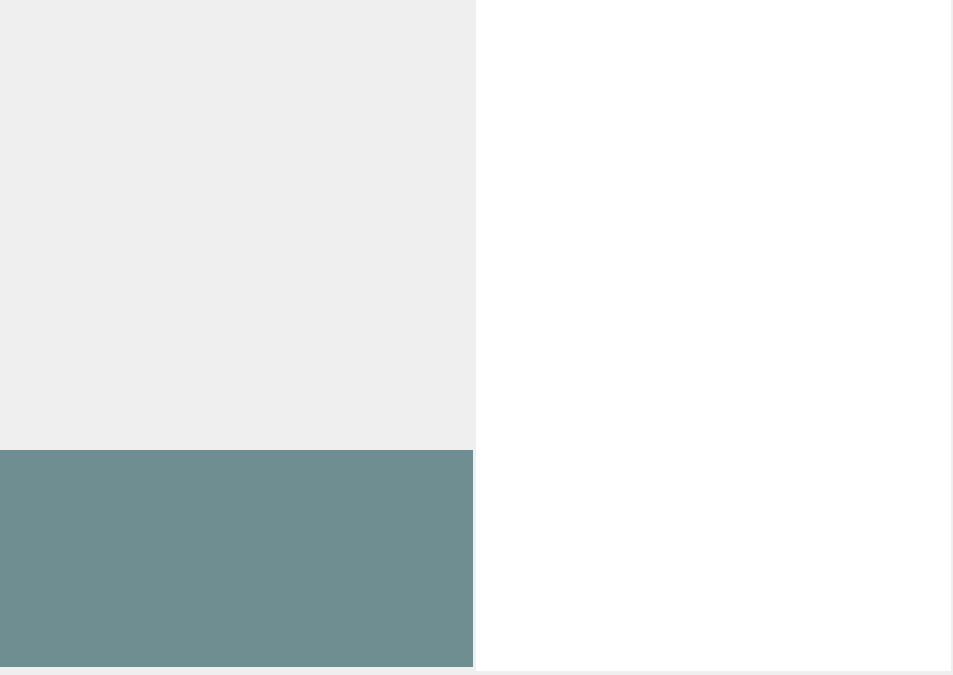
<?xml version="1.0" encoding="UTF-8"?>
<ui version="4.0">
 <class>SelfInfoWidget</class>
 <widget class="QWidget" name="SelfInfoWidget">
  <property name="geometry">
   <rect>
    <x>0</x>
    <y>0</y>
    <width>953</width>
    <height>675</height>
   </rect>
  </property>
  <property name="windowTitle">
   <string>我的资料</string>
  </property>
  <property name="windowIcon">
   <iconset resource="src.qrc">
    <normaloff>:/src/个人中心绿.png</normaloff>:/src/个人中心绿.png</iconset>
  </property>
  <widget class="QWidget" name="horizontalLayoutWidget">
   <property name="geometry">
    <rect>
     <x>0</x>
     <y>0</y>
     <width>951</width>
     <height>671</height>
    </rect>
   </property>
   <layout class="QHBoxLayout" name="horizontalLayout">
    <property name="spacing">
     <number>0</number>
    </property>
    <item>
     <layout class="QGridLayout" name="gridLayout">
      <property name="spacing">
       <number>0</number>
      </property>
      <item row="1" column="0">
       <widget class="QWidget" name="widget_2" native="true">
        <widget class="QLabel" name="label">
         <property name="geometry">
          <rect>
           <x>0</x>
           <y>-40</y>
           <width>501</width>
           <height>491</height>
          </rect>
         </property>
         <property name="text">
          <string/>
         </property>
         <property name="pixmap">
          <pixmap resource="src.qrc">:/src/bg1.png</pixmap>
         </property>
         <property name="scaledContents">
          <bool>true</bool>
         </property>
        </widget>
        <widget class="QPushButton" name="pushButton">
         <property name="geometry">
          <rect>
           <x>380</x>
           <y>363</y>
           <width>80</width>
           <height>80</height>
          </rect>
         </property>
         <property name="cursor">
          <cursorShape>PointingHandCursor</cursorShape>
         </property>
         <property name="focusPolicy">
          <enum>Qt::NoFocus</enum>
         </property>
         <property name="styleSheet">
          <string notr="true">border:0</string>
         </property>
         <property name="text">
          <string/>
         </property>
         <property name="icon">
          <iconset resource="src.qrc">
           <normaloff>:/src/dz2.png</normaloff>
           <normalon>:/src/dz1.png</normalon>:/src/dz2.png</iconset>
         </property>
         <property name="iconSize">
          <size>
           <width>80</width>
           <height>80</height>
          </size>
         </property>
         <property name="checkable">
          <bool>true</bool>
         </property>
        </widget>
        <widget class="QWidget" name="widget_3" native="true">
         <property name="geometry">
          <rect>
           <x>0</x>
           <y>450</y>
           <width>473</width>
           <height>217</height>
          </rect>
         </property>
         <property name="styleSheet">
          <string notr="true">background-color:#6F8E92</string>
         </property>
        </widget>
       </widget>
      </item>
     </layout>
    </item>
    <item>
     <widget class="QWidget" name="widget" native="true">
      <property name="styleSheet">
       <string notr="true">background-color: rgb(255, 255, 255);</string>
      </property>
      <widget class="QPushButton" name="pushBtn_hide">
       <property name="geometry">
        <rect>
         <x>390</x>
         <y>0</y>
         <width>34</width>
         <height>40</height>
        </rect>
       </property>
       <property name="styleSheet">
        <string notr="true">QPushButton {
	border: none; /* no border for a flat push button */
	image: url(:/src/min.png); /* 最小化 */
	min-width: 34px;
	max-width: 34px;
	min-height: 40px;
	max-height: 40px;
}
QPushButton::hover {
	background-color: rgba(166,166,166, 50); 
}</string>
       </property>
       <property name="text">
        <string/>
       </property>
       <property name="icon">
        <iconset resource="src.qrc">
         <normaloff>:/pic/src/min.png</normaloff>:/pic/src/min.png</iconset>
       </property>
       <property name="iconSize">
        <size>
         <width>40</width>
         <height>40</height>
        </size>
       </property>
      </widget>
      <widget class="QPushButton" name="pushBtn_close">
       <property name="geometry">
        <rect>
         <x>430</x>
         <y>0</y>
         <width>34</width>
         <height>40</height>
        </rect>
       </property>
       <property name="styleSheet">
        <string notr="true">QPushButton {
	border: none; /* no border for a flat push button */
	image: url(:/src/close.png); /* 最小化 */
	min-width: 34px;
	max-width: 34px;
	min-height: 40px;
	max-height: 40px;
}
QPushButton::hover {
	background-color: #f57575; 
}</string>
       </property>
       <property name="text">
        <string/>
       </property>
       <property name="icon">
        <iconset resource="src.qrc">
         <normaloff>:/pic/src/close.png</normaloff>:/pic/src/close.png</iconset>
       </property>
       <property name="iconSize">
        <size>
         <width>40</width>
         <height>40</height>
        </size>
       </property>
      </widget>
     </widget>
    </item>
   </layout>
  </widget>
 </widget>
 <resources>
  <include location="src.qrc"/>
 </resources>
 <connections/>
</ui>
